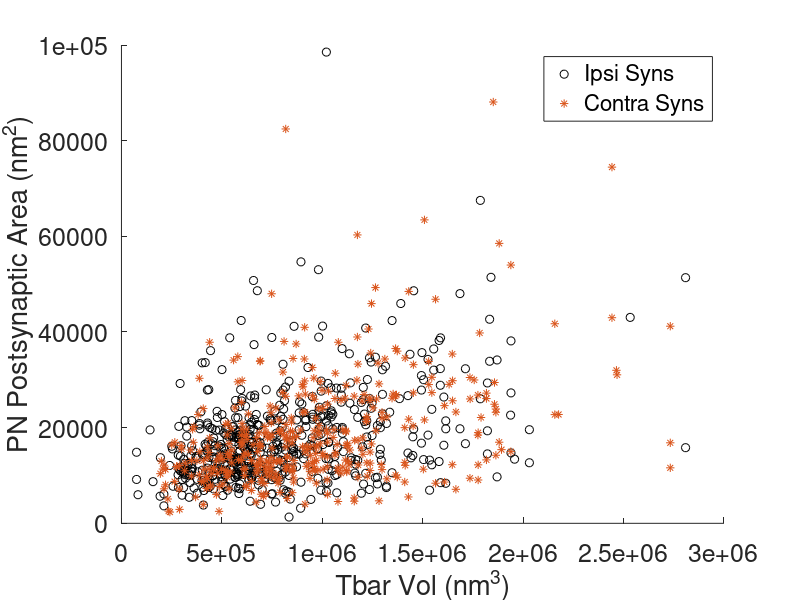

Recreate this plot in MATLAB. (Note: this script raises an error after producing the figure.)
%Load bias corrected synaptic element size file

load aveSizesBC.mat

%sort measurments into ipsi/contra and right/left containers

ipsiSyns=[];
contraSyns=[];

for o=1:10
    for p=1:5
        
            if o<=5 && ismember(p,[1,2,5])==1
                
                ipsiSyns=[ipsiSyns;[aveSizesBC{o,p}(:,1),aveSizesBC{o,p}(:,2)]];
                
            elseif o<=5 && ismember(p,[3,4]) == 1
                
                contraSyns=[contraSyns;[aveSizesBC{o,p}(:,1),aveSizesBC{o,p}(:,2)]];
                
            elseif o>=6 && ismember(p,[1,2,5])==1
                
                contraSyns=[contraSyns;[aveSizesBC{o,p}(:,1),aveSizesBC{o,p}(:,2)]];
                
            elseif o>=6 && ismember(p,[3,4])==1
                
                ipsiSyns=[ipsiSyns;[aveSizesBC{o,p}(:,1),aveSizesBC{o,p}(:,2)]];
                
            end
            
      
    end
end


rightSyns=[];
leftSyns=[];

for o=1:10
    for p=1:5
        for u=1:4
        if ismember(p,[1,2,5])==1
            
            leftSyns=[leftSyns;[aveSizesBC{o,p}(:,1),aveSizesBC{o,p}(:,2)]];
            
        elseif ismember(p,[3,4]) == 1
            
           
           rightSyns=[rightSyns;[aveSizesBC{o,p}(:,1),aveSizesBC{o,p}(:,2)]];
            
        end
        end
        
    end
end


%% Plotting

figure()
hold on
set(gcf,'color','w')

scatter(ipsiSyns(:,1),ipsiSyns(:,2), 'k')
hold on
scatter(contraSyns(:,1),contraSyns(:,2), '*r')

xlabel('Tbar Vol (nm^3)')
ylabel('PN Postsynaptic Area (nm^2)')

set(gca,'FontSize',18)

legend({'Ipsi Syns','Contra Syns'})
[rho, p]=corr([ipsiSyns(:,1);contraSyns(:,1)],[ipsiSyns(:,2);contraSyns(:,2)])


figure()
hold on
set(gcf,'color','w')

scatter(leftSyns(:,1),leftSyns(:,2), 'k')
hold on
scatter(rightSyns(:,1),rightSyns(:,2), '*r')

xlabel('Tbar Vol (nm^3)')
ylabel('PN Postsynaptic Area (nm^2)')

set(gca,'FontSize',18)

legend({'Left Syns','Right Syns'})




